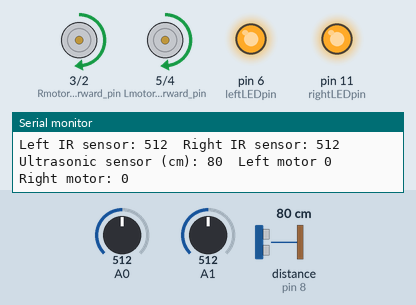
The sketch below on a simulated Arduino Uno, built with avr-gcc and run on an emulated ATmega328P. Parts: motor-driver pin pairs drawn as motors (green arrow = first pin HIGH = forward, orange = second pin HIGH = backward, longer = more drive, scaled by the enable pin), output pins drawn as LEDs (lit = HIGH), the last lines printed to the serial monitor. Wiring (inferred from the names in the program): ultrasonic range finder: trigger pin 7; echo pin 8. Dashed ring = blinking. The test bench sets the inputs (shaded band); at power-on: A0 = 512, distance to the obstacle (sensor on pin 8) 80 cm, A1 = 512. The echo pulse lasts 58.3 µs per cm; pins used as bus, display or sensor lines are not drawn.

Above: at 1.2 s.
1.3 s: A0 set to 207
4.3 s: A0 set to 185
At 4.44 s:
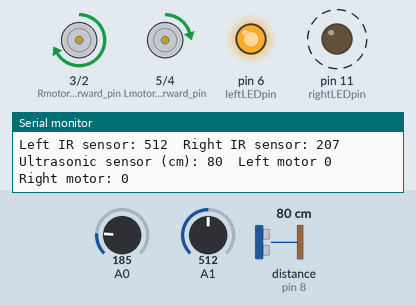
7.3 s: distance to the obstacle (sensor on pin 8) set to 11 cm
10.3 s: distance to the obstacle (sensor on pin 8) set to 8 cm
At 11.2 s:
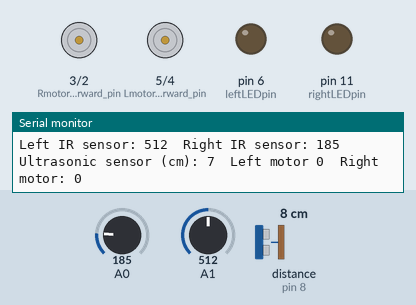
11.9 s: A1 set to 104
14.9 s: A1 set to 94
Timing chart, 0 to 17.9 s (numbered marks = the images above; inputs shaded):
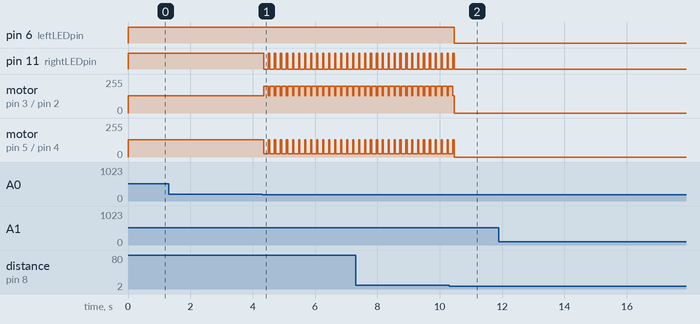

The sketch:

autonomous_vehicle_starter.ino
```cpp
/*
 * Starter code for making an autonomous Arduino car
 */

// define pins for H bridge
// to make a motor spin forward, set the forward pin high and the backward pin low
// to make a motor spin backward, set the backward pin high and the forward pin low
// to stop a motor, set both pins low OR set both pins high, OR set the speed to zero (regardless of direction)
// to control motor speed, use the analogWrite() function for a speed control pin
const int Lmotor_forward_pin = 5;    // left motor forward pin is Arduino pin 5
const int Lmotor_backward_pin = 4;   // left motor backward pin is Arduino pin 4
const int Rmotor_forward_pin = 3;    // right motor forward pin is Arduino pin 3
const int Rmotor_backward_pin = 2;   // right motor backward pin is Arduino pin 2
const int Lmotor_speed_pin = 9;      // left motor speed control pin is Arduino pin 9
const int Rmotor_speed_pin = 10;     // right motor speed control pin is Arduino pin 10


// define pin for the ultrasonic sensor
const int trigPin = 7;
const int echoPin = 8;

// define pins for LEDs
const int leftLEDpin = 6;
const int rightLEDpin = 11;

// define constants for comparing sensor readings
// you will need to calibrate these values for your setup - the sensors can be affected by ambient light
// the Arduino's analog input will read a value between 0-1023. Higher values mean *less* IR light is reflected (dark surface)
const int leftIRthreshold = 200;    // threshold for left IR sensor to detect line
const int rightIRthreshold = 200;   // threshold for right IR sensor to detect line
const int brakingDistance = 8;      // desired automatic stopping distance in centimeters
const int delayTime = 150 ;          //delay time for motor

// define other non-constant variables used in program
// all speeds must be valus between 0 (stopped) to 255 (full speed)
// tweak the speed values to change how fast your robot drives and turns straight (decrease them if it is overshooting turns)
int speedL = 0;            // left motor speed
int speedR = 0;            // right motor speed
int turnspeed1 = 200;      // speed of outer wheel when turning
int turnspeed2 = 25;       // speed of inner wheel when turning
int straightspeed = 130;   // speed of both motors when driving straight
int leftIR = 0;            // left IR sensor reading
int rightIR = 0;           // right IR sensor reading
long distance = 0;         // distance measured by the ultrasonic sensor in centimeters

void setup() { // setup code that only runs once

  // set pin modes
  pinMode(Lmotor_forward_pin, OUTPUT);
  pinMode(Lmotor_backward_pin, OUTPUT);
  pinMode(Rmotor_forward_pin, OUTPUT);
  pinMode(Rmotor_backward_pin, OUTPUT);
  pinMode(Lmotor_speed_pin, OUTPUT);
  pinMode(Rmotor_speed_pin, OUTPUT);
  pinMode(leftLEDpin, OUTPUT);
  pinMode(rightLEDpin, OUTPUT);

  // set H bridge pins for robot to drive forward
  digitalWrite(Lmotor_forward_pin, HIGH);
  digitalWrite(Lmotor_backward_pin, LOW);
  digitalWrite(Rmotor_forward_pin, HIGH);
  digitalWrite(Rmotor_backward_pin, LOW);

  // initialize serial communication for debugging
  Serial.begin(9600);
}

void loop() { // code that loops forever

  // get all three sensor readings
  leftIR = analogRead(A1);            // read left IR sensor
  rightIR = analogRead(A0);           // read right IR sensor
  distance = readUltrasonic(); // read ultrasonic sensor and return distance in centimeters

  /*
   * **********   YOUR ALGORITHM HERE!   **********
   *
   * Based on the sensor readings, write code to control the speed of the left and right motors (the speedL and speedR variables).
   * Your robot should drive straight when both motors spin the same speed. It will turn left when the right motor spins faster than
   * the left motor, and vice versa. It will stop when the speed of both motors is zero. For example, how can you make your robot:
   *
   * Turn in the correct direction when only one sensor detects a line?
   */
   if (distance > brakingDistance)
   {
   if ((leftIR >=  leftIRthreshold) && (rightIR >= rightIRthreshold))
   {
     goForward();
     //delay(1.5*delayTime);
   }
   else if ((leftIR >= leftIRthreshold) &&  (rightIR <= rightIRthreshold))
   {
     goLeft();
     delay(delayTime);
//     goRight();
//     delay(1.5*delayTime);
     goForward();
   }
   else if ((leftIR <= leftIRthreshold) &&  (rightIR >= rightIRthreshold))
   {
     goRight();
     delay(delayTime);
 //    goLeft();
 //    delay(1.5*delayTime);
     goForward();
   }

   /* Stop if both sensors detect a line (e.g. a crosswalk)?*/
  else if ((leftIR <= leftIRthreshold) &&  (rightIR <= rightIRthreshold))
    {
      stopCar();
      delay(50*delayTime);
      goForward();
    }
    else goForward();
   }
   /* Stop if there is an obstacle too close to the front of the robot?   */
else stopCar();


  // set motor speeds
  //analogWrite(Lmotor_speed_pin, speedL);
  //analogWrite(Rmotor_speed_pin, speedR);

  // print variables for debugging purposes - useful for calibrating the IR sensors
  Serial.print("Left IR sensor: ");
  Serial.print(leftIR);
  Serial.print("  Right IR sensor: ");
  Serial.print(rightIR);
  Serial.print("  Ultrasonic sensor (cm): ");
  Serial.print(distance);
  Serial.print("  Left motor ");
  Serial.print(speedL);
  Serial.print("  Right motor: ");
  Serial.println(speedR);

}

long readUltrasonic(){
  // this code is based on the PING example code. File -> Examples --> 06.Sensors --> Ping
  long duration;

  // The PING))) is triggered by a HIGH pulse of 2 or more microseconds.
  // Give a short LOW pulse beforehand to ensure a clean HIGH pulse:
  pinMode(trigPin, OUTPUT);
  pinMode(echoPin, INPUT);
  digitalWrite(trigPin, LOW);
  delayMicroseconds(2);
  digitalWrite(trigPin, HIGH);
  delayMicroseconds(10);
  digitalWrite(trigPin, LOW);

  // The same pin is used to read the signal from the PING))): a HIGH pulse
  // whose duration is the time (in microseconds) from the sending of the ping
  // to the reception of its echo off of an object.

  duration = pulseIn(echoPin, HIGH);
  //Serial.print(duration);

  // The speed of sound is 340 m/s or 29 microseconds per centimeter.
  // The ping travels out and back, so to find the distance of the object we
  // take half of the distance travelled.
  return duration / 29 / 2;
}


void stopCar () {
  digitalWrite(Lmotor_forward_pin, LOW);
  digitalWrite(Lmotor_backward_pin, LOW);
  digitalWrite(Rmotor_forward_pin, LOW);
  digitalWrite(Rmotor_backward_pin, LOW);
  digitalWrite(leftLEDpin, LOW);
  digitalWrite(rightLEDpin, LOW);
  analogWrite(Lmotor_speed_pin, 0);
  analogWrite(Rmotor_speed_pin, 0);
}

void goForward () {
  digitalWrite(Lmotor_forward_pin, HIGH);
  digitalWrite(Lmotor_backward_pin, LOW);
  digitalWrite(Rmotor_forward_pin, HIGH);
  digitalWrite(Rmotor_backward_pin, LOW);
  digitalWrite(leftLEDpin, HIGH);
  digitalWrite(rightLEDpin, HIGH);
  analogWrite(Lmotor_speed_pin, straightspeed);
  analogWrite(Rmotor_speed_pin, straightspeed);
}

void goBackward () {
  digitalWrite(Lmotor_forward_pin, LOW);
  digitalWrite(Lmotor_backward_pin, HIGH);
  digitalWrite(Rmotor_forward_pin, LOW);
  digitalWrite(Rmotor_backward_pin, HIGH);
  analogWrite(Lmotor_speed_pin, straightspeed);
  analogWrite(Rmotor_speed_pin, straightspeed);
}

void goLeft () {
  digitalWrite(Lmotor_forward_pin, HIGH);
  digitalWrite(Lmotor_backward_pin, LOW);
  digitalWrite(Rmotor_forward_pin, HIGH);
  digitalWrite(Rmotor_backward_pin, LOW);
  digitalWrite(leftLEDpin, HIGH);
  digitalWrite(rightLEDpin, LOW);
  analogWrite(Lmotor_speed_pin, turnspeed2);
  analogWrite(Rmotor_speed_pin, turnspeed1);
}

void goRight () {
  digitalWrite(Lmotor_forward_pin, HIGH);
  digitalWrite(Lmotor_backward_pin, LOW);
  digitalWrite(Rmotor_forward_pin, HIGH);
  digitalWrite(Rmotor_backward_pin, LOW);
  digitalWrite(leftLEDpin, LOW);
  digitalWrite(rightLEDpin, HIGH);
  analogWrite(Lmotor_speed_pin, turnspeed1);
  analogWrite(Rmotor_speed_pin, turnspeed2);
}
```

Measured:
- the behaviour switches between 200 and 199 on A0 (found by bisection; images 0 and 1)
- the behaviour switches between 10 and 9 cm on distance to the obstacle (sensor on pin 8) (found by bisection; images 1 and 2)
- after the input at 4.3 s, pin 11 (rightLEDpin): alternates HIGH for 0.04 s and LOW for 0.15 s, starting after 0.06 s; motor on pin 3 (Rmotor_forward_pin) / pin 2 (Rmotor_backward_pin): alternates forward 200/255 for 0.15 s and forward 130/255 for 0.04 s, starting after 0.06 s
- after the input at 10.3 s, pin 6 (leftLEDpin): HIGH → LOW after 0.16 s; pin 11 (rightLEDpin): goes on until 10.5 s, then stays LOW
